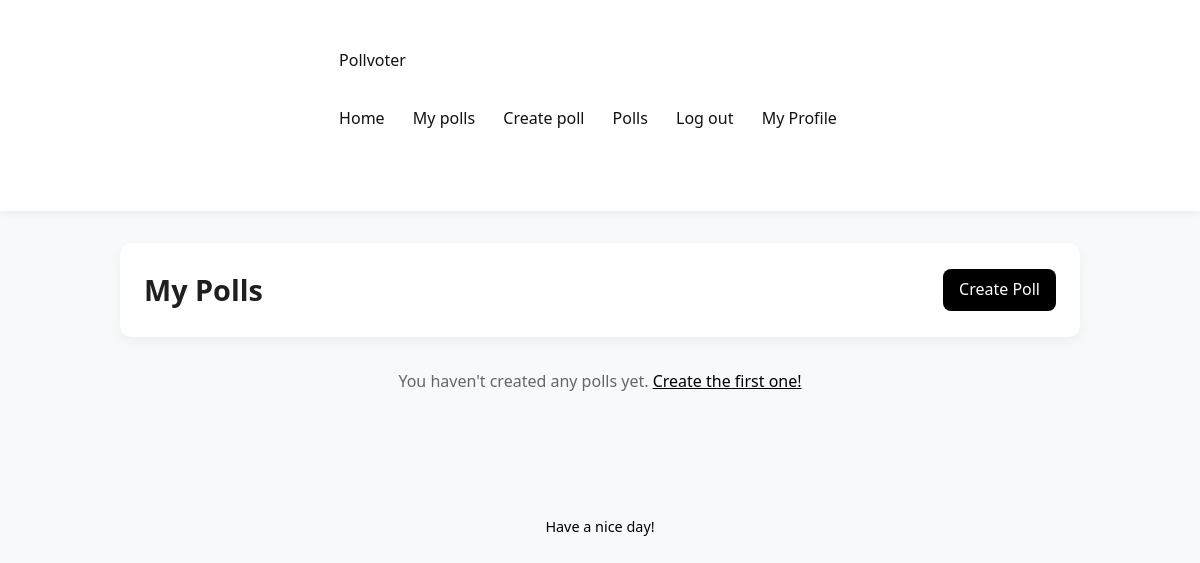
The page /my_polls (signed in) on the database as committed earlier.
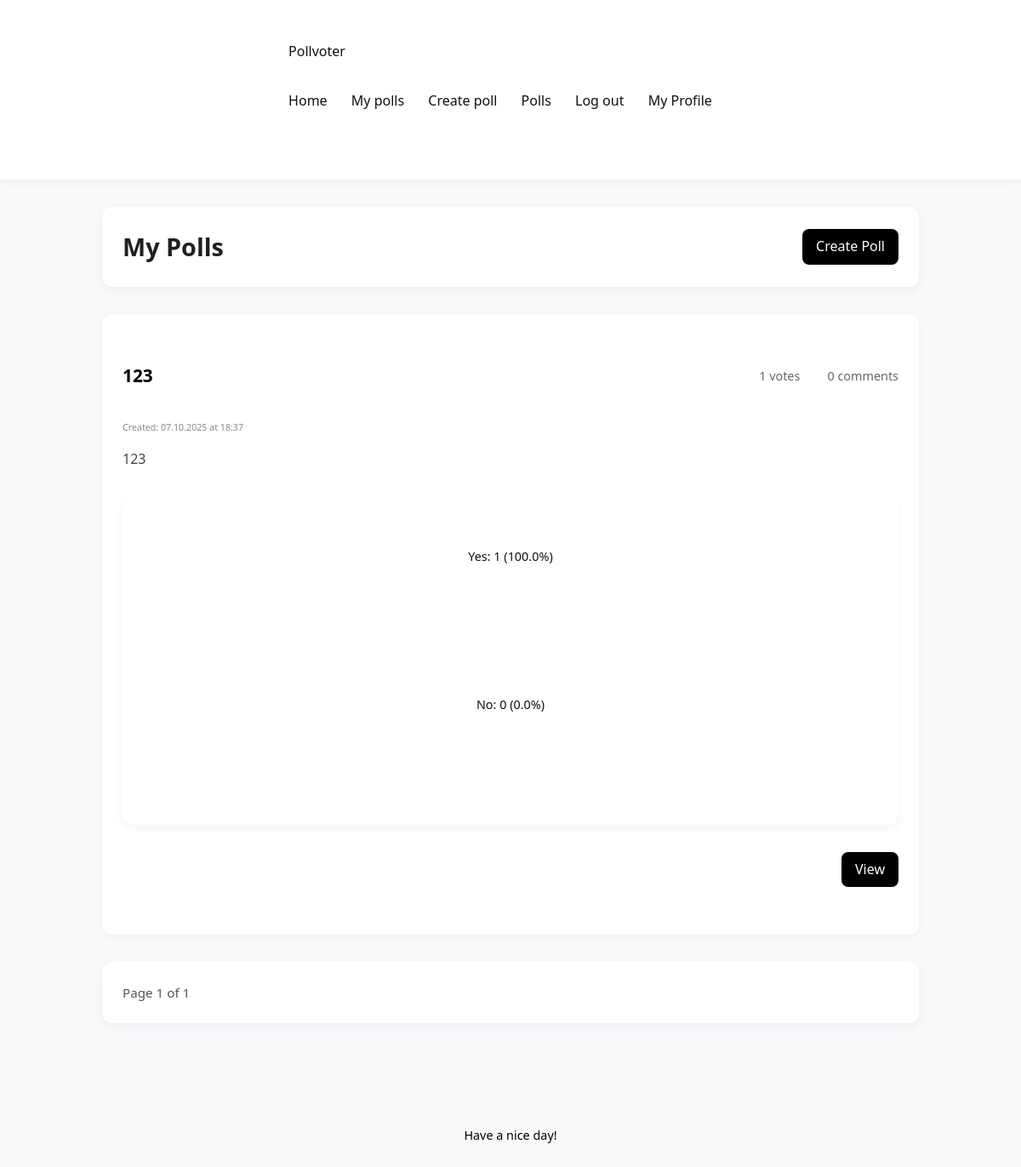
The same page on the database as committed later.
### app/models.py (models this page shows)
class Poll(db.Model):
    __tablename__ = "poll"
    id = Column(Integer, primary_key=True)
    title = Column(Text, nullable=False)
    description = Column(Text)
    created_at = Column(DateTime, default=datetime.now)
    user_id = Column(Integer, ForeignKey("user.id"), nullable=False)
    votes = relationship("Vote", back_populates="poll", lazy=True, cascade="all, delete-orphan")
    comments = relationship("Comment", back_populates="poll", lazy=True, cascade="all, delete-orphan")
    author = relationship("User", back_populates="polls")
    def getvotecount(self):
        return Vote.query.filter_by(poll_id = self.id).count()
    def getyescount(self):
        return Vote.query.filter_by(poll_id = self.id, vote = True).count()
    def getnocount(self):
        return Vote.query.filter_by(poll_id = self.id, vote = False).count()
    def getyespercentage(self):
        total = self.getvotecount()
        if total == 0:
            return 0
        return (self.getyescount()/total)*100
    def getnopercentage(self):
        total = self.getvotecount()
        if total == 0:
            return 0
        return (self.getnocount()/total)*100

### app/routes.py (the view)
@polls.route("/my_polls")
@login_required
def my_polls():
    page = request.args.get("page", 1, type=int)
    user_polls = Poll.query.filter_by(user_id = current_user.id).order_by(Poll.created_at.desc()).paginate(page=page, per_page=2)
    return render_template("my_polls.html", polls = user_polls)

### app/__init__.py (called while the page is built)
def create_app():
    app = Flask(__name__)
    app.config['SECRET_KEY'] = 'your_secret_key'
    app.config['SQLALCHEMY_DATABASE_URI'] = 'sqlite:///pollvoter.db'
    app.config['SQLALCHEMY_TRACK_MODIFICATIONS'] = False
    app.config["UPLOAD_FOLDER"] = "static/uploads"
    app.config["PFP_FOLDER"] =  "app/static/uploads/pfp"
    db.init_app(app)
    login_manager.init_app(app)
    migrate.init_app(app, db)
    app.register_blueprint(auth)
    app.register_blueprint(main)
    app.register_blueprint(polls)
    @login_manager.user_loader
    def load_user(userid):
        return User.query.get(int(userid))
    return app

### app/templates/my_polls.html (shortened to what this page needs)
{% extends "base.html" %}
{% block content %}
<div class="polls-header">
    <h2>My Polls</h2>
    <a href="{{ url_for('polls.create_poll') }}" class="btn btn-primary">Create Poll</a>
</div>
{% if polls.items %}
    {% for poll in polls.items %}
    <div class="poll-card">
        <div class="poll-header">
            <h3><a href="{{ url_for('polls.poll_detail', poll_id=poll.id) }}">{{ poll.title }}</a></h3>
            <span class="poll-stats">
                 {{ poll.getvotecount() }} votes
                 {{ poll.comments|length }} comments
            </span>
        </div>
        <div class="poll-meta">
            <small class="poll-date">Created: {{ poll.created_at.strftime('%d.%m.%Y at %H:%M') }}</small>
        </div>
        {% if poll.description %}
        <p class="poll-description">{{ poll.description }}</p>
        {% endif %}
        <div class="poll-preview">
            <div class="vote-preview">
                <div class="vote-option">
                    <span>Yes: {{ poll.getyescount() }} ({{ "%.1f"|format(poll.getyespercentage()) }}%)</span>
                    <div class="progress-bar">
                    </div>
                </div>
                <div class="vote-option">
                    <span>No: {{ poll.getnocount() }} ({{ "%.1f"|format(poll.getnopercentage()) }}%)</span>
                    <div class="progress-bar">
                    </div>
                </div>
            </div>
        </div>
        <div class="poll-actions">
            <a href="{{ url_for('polls.poll_detail', poll_id=poll.id) }}" class="btn btn-primary">View</a>
        </div>
    </div>
    {% endfor %}
    <div class="pagination">
        <span class="page-info">Page {{ polls.page }} of {{ polls.pages }}</span>
    </div>
{% else %}
    <div class="no-polls">
        <p>You haven't created any polls yet. <a href="{{ url_for('polls.create_poll') }}">Create the first one!</a></p>
    </div>
{% endif %}
{% endblock %}

Rows that differ between the two databases and show on the page:
added Poll: title "123", getvotecount "1", comments|length "0", created_at "07.10.2025 at 18:37", description "123", getyescount "1", getyespercentage "100.0", getnocount "0", getnopercentage "0.0"
Other text that changed with them:
{{ polls.page }}: (not shown) → "1"
{{ polls.pages }}: (not shown) → "1"
text no longer shown: "You haven't created any polls yet. Create the first one!"
text now shown: "Page of"
